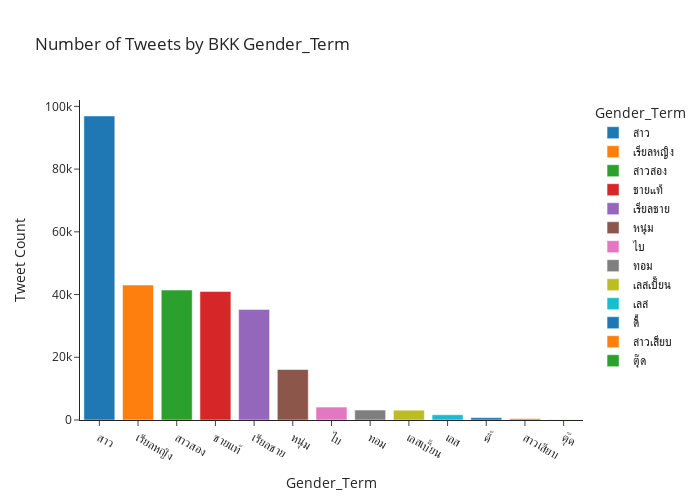
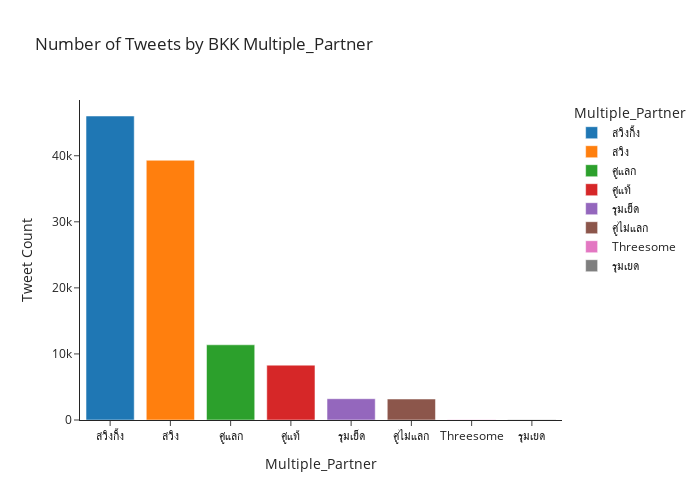
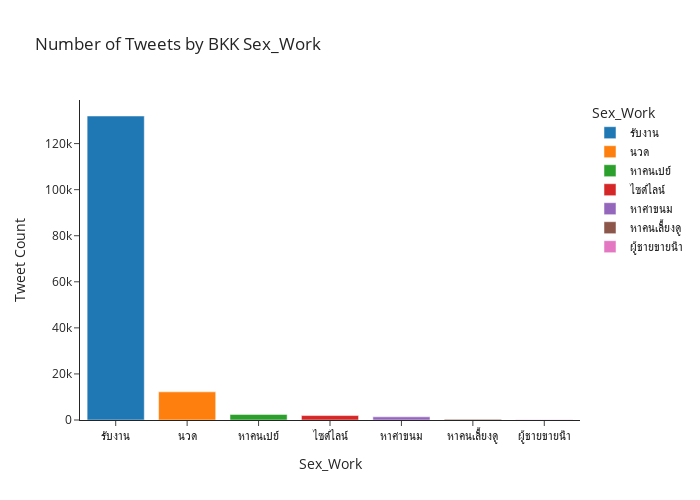
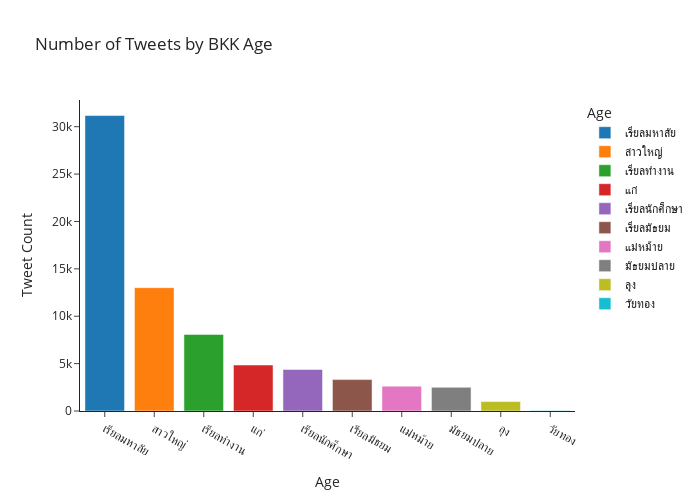

The cell these charts' notebook holds for them, in order:
### Code cell
for colname in target_col:
    plotting = count_plot_by_group(df_tweet_processed, colname)
    plotting.show()

### Figure 1 — Plotly figure (JSON) as saved in the notebook; plotly's stock layout.template omitted (floating-point values rounded to 4 significant figures)
{"data": [{"alignmentgroup": "True", "hovertemplate": "Gender_Term=%{x}<br>Tweet Count=%{y}<extra></extra>", "legendgroup": "สาว", "marker": {"color": "#1F77B4", "pattern": {"shape": ""}}, "name": "สาว", "offsetgroup": "สาว", "orientation": "v", "showlegend": true, "textposition": "auto", "type": "bar", "x": ["สาว"], "xaxis": "x", "y": [96931], "yaxis": "y"}, {"alignmentgroup": "True", "hovertemplate": "Gender_Term=%{x}<br>Tweet Count=%{y}<extra></extra>", "legendgroup": "เรียลหญิง", "marker": {"color": "#FF7F0E", "pattern": {"shape": ""}}, "name": "เรียลหญิง", "offsetgroup": "เรียลหญิง", "orientation": "v", "showlegend": true, "textposition": "auto", "type": "bar", "x": ["เรียลหญิง"], "xaxis": "x", "y": [43027], "yaxis": "y"}, {"alignmentgroup": "True", "hovertemplate": "Gender_Term=%{x}<br>Tweet Count=%{y}<extra></extra>", "legendgroup": "สาวสอง", "marker": {"color": "#2CA02C", "pattern": {"shape": ""}}, "name": "สาวสอง", "offsetgroup": "สาวสอง", "orientation": "v", "showlegend": true, "textposition": "auto", "type": "bar", "x": ["สาวสอง"], "xaxis": "x", "y": [41433], "yaxis": "y"}, {"alignmentgroup": "True", "hovertemplate": "Gender_Term=%{x}<br>Tweet Count=%{y}<extra></extra>", "legendgroup": "ชายแท้", "marker": {"color": "#D62728", "pattern": {"shape": ""}}, "name": "ชายแท้", "offsetgroup": "ชายแท้", "orientation": "v", "showlegend": true, "textposition": "auto", "type": "bar", "x": ["ชายแท้"], "xaxis": "x", "y": [40963], "yaxis": "y"}, {"alignmentgroup": "True", "hovertemplate": "Gender_Term=%{x}<br>Tweet Count=%{y}<extra></extra>", "legendgroup": "เรียลชาย", "marker": {"color": "#9467BD", "pattern": {"shape": ""}}, "name": "เรียลชาย", "offsetgroup": "เรียลชาย", "orientation": "v", "showlegend": true, "textposition": "auto", "type": "bar", "x": ["เรียลชาย"], "xaxis": "x", "y": [35252], "yaxis": "y"}, {"alignmentgroup": "True", "hovertemplate": "Gender_Term=%{x}<br>Tweet Count=%{y}<extra></extra>", "legendgroup": "หนุ่ม", "marker": {"color": "#8C564B", "pattern": {"shape": ""}}, "name": "หนุ่ม", "offsetgroup": "หนุ่ม", "orientation": "v", "showlegend": true, "textposition": "auto", "type": "bar", "x": ["หนุ่ม"], "xaxis": "x", "y": [16102], "yaxis": "y"}, {"alignmentgroup": "True", "hovertemplate": "Gender_Term=%{x}<br>Tweet Count=%{y}<extra></extra>", "legendgroup": "ไบ", "marker": {"color": "#E377C2", "pattern": {"shape": ""}}, "name": "ไบ", "offsetgroup": "ไบ", "orientation": "v", "showlegend": true, "textposition": "auto", "type": "bar", "x": ["ไบ"], "xaxis": "x", "y": [4131], "yaxis": "y"}, {"alignmentgroup": "True", "hovertemplate": "Gender_Term=%{x}<br>Tweet Count=%{y}<extra></extra>", "legendgroup": "ทอม", "marker": {"color": "#7F7F7F", "pattern": {"shape": ""}}, "name": "ทอม", "offsetgroup": "ทอม", "orientation": "v", "showlegend": true, "textposition": "auto", "type": "bar", "x": ["ทอม"], "xaxis": "x", "y": [3176], "yaxis": "y"}, {"alignmentgroup": "True", "hovertemplate": "Gender_Term=%{x}<br>Tweet Count=%{y}<extra></extra>", "legendgroup": "เลสเบี้ยน", "marker": {"color": "#BCBD22", "pattern": {"shape": ""}}, "name": "เลสเบี้ยน", "offsetgroup": "เลสเบี้ยน", "orientation": "v", "showlegend": true, "textposition": "auto", "type": "bar", "x": ["เลสเบี้ยน"], "xaxis": "x", "y": [3126], "yaxis": "y"}, {"alignmentgroup": "True", "hovertemplate": "Gender_Term=%{x}<br>Tweet Count=%{y}<extra></extra>", "legendgroup": "เลส", "marker": {"color": "#17BECF", "pattern": {"shape": ""}}, "name": "เลส", "offsetgroup": "เลส", "orientation": "v", "showlegend": true, "textposition": "auto", "type": "bar", "x": ["เลส"], "xaxis": "x", "y": [1670], "yaxis": "y"}, {"alignmentgroup": "True", "hovertemplate": "Gender_Term=%{x}<br>Tweet Count=%{y}<extra></extra>", "legendgroup": "ดี้", "marker": {"color": "#1F77B4", "pattern": {"shape": ""}}, "name": "ดี้", "offsetgroup": "ดี้", "orientation": "v", "showlegend": true, "textposition": "auto", "type": "bar", "x": ["ดี้"], "xaxis": "x", "y": [757], "yaxis": "y"}, {"alignmentgroup": "True", "hovertemplate": "Gender_Term=%{x}<br>Tweet Count=%{y}<extra></extra>", "legendgroup": "สาวเสียบ", "marker": {"color": "#FF7F0E", "pattern": {"shape": ""}}, "name": "สาวเสียบ", "offsetgroup": "สาวเสียบ", "orientation": "v", "showlegend": true, "textposition": "auto", "type": "bar", "x": ["สาวเสียบ"], "xaxis": "x", "y": [458], "yaxis": "y"}, {"alignmentgroup": "True", "hovertemplate": "Gender_Term=%{x}<br>Tweet Count=%{y}<extra></extra>", "legendgroup": "ตุ๊ด", "marker": {"color": "#2CA02C", "pattern": {"shape": ""}}, "name": "ตุ๊ด", "offsetgroup": "ตุ๊ด", "orientation": "v", "showlegend": true, "textposition": "auto", "type": "bar", "x": ["ตุ๊ด"], "xaxis": "x", "y": [52], "yaxis": "y"}], "layout": {"barmode": "relative", "height": 500, "legend": {"title": {"text": "Gender_Term"}, "tracegroupgap": 0}, "title": {"text": "Number of Tweets by BKK Gender_Term"}, "width": 700, "xaxis": {"anchor": "y", "categoryarray": ["สาว", "เรียลหญิง", "สาวสอง", "ชายแท้", "เรียลชาย", "หนุ่ม", "ไบ", "ทอม", "เลสเบี้ยน", "เลส", "ดี้", "สาวเสียบ", "ตุ๊ด"], "categoryorder": "array", "domain": [0, 1], "title": {"text": "Gender_Term"}}, "yaxis": {"anchor": "x", "domain": [0, 1], "title": {"text": "Tweet Count"}}}}

### Figure 2 — Plotly figure (JSON) as saved in the notebook; plotly's stock layout.template omitted (floating-point values rounded to 4 significant figures)
{"data": [{"alignmentgroup": "True", "hovertemplate": "Multiple_Partner=%{x}<br>Tweet Count=%{y}<extra></extra>", "legendgroup": "สวิงกิ้ง", "marker": {"color": "#1F77B4", "pattern": {"shape": ""}}, "name": "สวิงกิ้ง", "offsetgroup": "สวิงกิ้ง", "orientation": "v", "showlegend": true, "textposition": "auto", "type": "bar", "x": ["สวิงกิ้ง"], "xaxis": "x", "y": [46015], "yaxis": "y"}, {"alignmentgroup": "True", "hovertemplate": "Multiple_Partner=%{x}<br>Tweet Count=%{y}<extra></extra>", "legendgroup": "สวิง", "marker": {"color": "#FF7F0E", "pattern": {"shape": ""}}, "name": "สวิง", "offsetgroup": "สวิง", "orientation": "v", "showlegend": true, "textposition": "auto", "type": "bar", "x": ["สวิง"], "xaxis": "x", "y": [39316], "yaxis": "y"}, {"alignmentgroup": "True", "hovertemplate": "Multiple_Partner=%{x}<br>Tweet Count=%{y}<extra></extra>", "legendgroup": "คู่แลก", "marker": {"color": "#2CA02C", "pattern": {"shape": ""}}, "name": "คู่แลก", "offsetgroup": "คู่แลก", "orientation": "v", "showlegend": true, "textposition": "auto", "type": "bar", "x": ["คู่แลก"], "xaxis": "x", "y": [11381], "yaxis": "y"}, {"alignmentgroup": "True", "hovertemplate": "Multiple_Partner=%{x}<br>Tweet Count=%{y}<extra></extra>", "legendgroup": "คู่แท้", "marker": {"color": "#D62728", "pattern": {"shape": ""}}, "name": "คู่แท้", "offsetgroup": "คู่แท้", "orientation": "v", "showlegend": true, "textposition": "auto", "type": "bar", "x": ["คู่แท้"], "xaxis": "x", "y": [8302], "yaxis": "y"}, {"alignmentgroup": "True", "hovertemplate": "Multiple_Partner=%{x}<br>Tweet Count=%{y}<extra></extra>", "legendgroup": "รุมเย็ด", "marker": {"color": "#9467BD", "pattern": {"shape": ""}}, "name": "รุมเย็ด", "offsetgroup": "รุมเย็ด", "orientation": "v", "showlegend": true, "textposition": "auto", "type": "bar", "x": ["รุมเย็ด"], "xaxis": "x", "y": [3223], "yaxis": "y"}, {"alignmentgroup": "True", "hovertemplate": "Multiple_Partner=%{x}<br>Tweet Count=%{y}<extra></extra>", "legendgroup": "คู่ไม่แลก", "marker": {"color": "#8C564B", "pattern": {"shape": ""}}, "name": "คู่ไม่แลก", "offsetgroup": "คู่ไม่แลก", "orientation": "v", "showlegend": true, "textposition": "auto", "type": "bar", "x": ["คู่ไม่แลก"], "xaxis": "x", "y": [3174], "yaxis": "y"}, {"alignmentgroup": "True", "hovertemplate": "Multiple_Partner=%{x}<br>Tweet Count=%{y}<extra></extra>", "legendgroup": "Threesome", "marker": {"color": "#E377C2", "pattern": {"shape": ""}}, "name": "Threesome", "offsetgroup": "Threesome", "orientation": "v", "showlegend": true, "textposition": "auto", "type": "bar", "x": ["Threesome"], "xaxis": "x", "y": [26], "yaxis": "y"}, {"alignmentgroup": "True", "hovertemplate": "Multiple_Partner=%{x}<br>Tweet Count=%{y}<extra></extra>", "legendgroup": "รุมเยด", "marker": {"color": "#7F7F7F", "pattern": {"shape": ""}}, "name": "รุมเยด", "offsetgroup": "รุมเยด", "orientation": "v", "showlegend": true, "textposition": "auto", "type": "bar", "x": ["รุมเยด"], "xaxis": "x", "y": [22], "yaxis": "y"}], "layout": {"barmode": "relative", "height": 500, "legend": {"title": {"text": "Multiple_Partner"}, "tracegroupgap": 0}, "title": {"text": "Number of Tweets by BKK Multiple_Partner"}, "width": 700, "xaxis": {"anchor": "y", "categoryarray": ["สวิงกิ้ง", "สวิง", "คู่แลก", "คู่แท้", "รุมเย็ด", "คู่ไม่แลก", "Threesome", "รุมเยด"], "categoryorder": "array", "domain": [0, 1], "title": {"text": "Multiple_Partner"}}, "yaxis": {"anchor": "x", "domain": [0, 1], "title": {"text": "Tweet Count"}}}}

### Figure 3 — Plotly figure (JSON) as saved in the notebook; plotly's stock layout.template omitted (floating-point values rounded to 4 significant figures)
{"data": [{"alignmentgroup": "True", "hovertemplate": "Sex_Work=%{x}<br>Tweet Count=%{y}<extra></extra>", "legendgroup": "รับงาน", "marker": {"color": "#1F77B4", "pattern": {"shape": ""}}, "name": "รับงาน", "offsetgroup": "รับงาน", "orientation": "v", "showlegend": true, "textposition": "auto", "type": "bar", "x": ["รับงาน"], "xaxis": "x", "y": [131976], "yaxis": "y"}, {"alignmentgroup": "True", "hovertemplate": "Sex_Work=%{x}<br>Tweet Count=%{y}<extra></extra>", "legendgroup": "นวด", "marker": {"color": "#FF7F0E", "pattern": {"shape": ""}}, "name": "นวด", "offsetgroup": "นวด", "orientation": "v", "showlegend": true, "textposition": "auto", "type": "bar", "x": ["นวด"], "xaxis": "x", "y": [12222], "yaxis": "y"}, {"alignmentgroup": "True", "hovertemplate": "Sex_Work=%{x}<br>Tweet Count=%{y}<extra></extra>", "legendgroup": "หาคนเปย์", "marker": {"color": "#2CA02C", "pattern": {"shape": ""}}, "name": "หาคนเปย์", "offsetgroup": "หาคนเปย์", "orientation": "v", "showlegend": true, "textposition": "auto", "type": "bar", "x": ["หาคนเปย์"], "xaxis": "x", "y": [2422], "yaxis": "y"}, {"alignmentgroup": "True", "hovertemplate": "Sex_Work=%{x}<br>Tweet Count=%{y}<extra></extra>", "legendgroup": "ไซด์ไลน์", "marker": {"color": "#D62728", "pattern": {"shape": ""}}, "name": "ไซด์ไลน์", "offsetgroup": "ไซด์ไลน์", "orientation": "v", "showlegend": true, "textposition": "auto", "type": "bar", "x": ["ไซด์ไลน์"], "xaxis": "x", "y": [1930], "yaxis": "y"}, {"alignmentgroup": "True", "hovertemplate": "Sex_Work=%{x}<br>Tweet Count=%{y}<extra></extra>", "legendgroup": "หาค่าขนม", "marker": {"color": "#9467BD", "pattern": {"shape": ""}}, "name": "หาค่าขนม", "offsetgroup": "หาค่าขนม", "orientation": "v", "showlegend": true, "textposition": "auto", "type": "bar", "x": ["หาค่าขนม"], "xaxis": "x", "y": [1369], "yaxis": "y"}, {"alignmentgroup": "True", "hovertemplate": "Sex_Work=%{x}<br>Tweet Count=%{y}<extra></extra>", "legendgroup": "หาคนเลี้ยงดู", "marker": {"color": "#8C564B", "pattern": {"shape": ""}}, "name": "หาคนเลี้ยงดู", "offsetgroup": "หาคนเลี้ยงดู", "orientation": "v", "showlegend": true, "textposition": "auto", "type": "bar", "x": ["หาคนเลี้ยงดู"], "xaxis": "x", "y": [349], "yaxis": "y"}, {"alignmentgroup": "True", "hovertemplate": "Sex_Work=%{x}<br>Tweet Count=%{y}<extra></extra>", "legendgroup": "ผู้ชายขายน้ํา", "marker": {"color": "#E377C2", "pattern": {"shape": ""}}, "name": "ผู้ชายขายน้ํา", "offsetgroup": "ผู้ชายขายน้ํา", "orientation": "v", "showlegend": true, "textposition": "auto", "type": "bar", "x": ["ผู้ชายขายน้ํา"], "xaxis": "x", "y": [67], "yaxis": "y"}], "layout": {"barmode": "relative", "height": 500, "legend": {"title": {"text": "Sex_Work"}, "tracegroupgap": 0}, "title": {"text": "Number of Tweets by BKK Sex_Work"}, "width": 700, "xaxis": {"anchor": "y", "categoryarray": ["รับงาน", "นวด", "หาคนเปย์", "ไซด์ไลน์", "หาค่าขนม", "หาคนเลี้ยงดู", "ผู้ชายขายน้ํา"], "categoryorder": "array", "domain": [0, 1], "title": {"text": "Sex_Work"}}, "yaxis": {"anchor": "x", "domain": [0, 1], "title": {"text": "Tweet Count"}}}}

### Figure 4 — Plotly figure (JSON) as saved in the notebook; plotly's stock layout.template omitted (floating-point values rounded to 4 significant figures)
{"data": [{"alignmentgroup": "True", "hovertemplate": "Age=%{x}<br>Tweet Count=%{y}<extra></extra>", "legendgroup": "เรียลมหาลัย", "marker": {"color": "#1F77B4", "pattern": {"shape": ""}}, "name": "เรียลมหาลัย", "offsetgroup": "เรียลมหาลัย", "orientation": "v", "showlegend": true, "textposition": "auto", "type": "bar", "x": ["เรียลมหาลัย"], "xaxis": "x", "y": [31176], "yaxis": "y"}, {"alignmentgroup": "True", "hovertemplate": "Age=%{x}<br>Tweet Count=%{y}<extra></extra>", "legendgroup": "สาวใหญ่", "marker": {"color": "#FF7F0E", "pattern": {"shape": ""}}, "name": "สาวใหญ่", "offsetgroup": "สาวใหญ่", "orientation": "v", "showlegend": true, "textposition": "auto", "type": "bar", "x": ["สาวใหญ่"], "xaxis": "x", "y": [13017], "yaxis": "y"}, {"alignmentgroup": "True", "hovertemplate": "Age=%{x}<br>Tweet Count=%{y}<extra></extra>", "legendgroup": "เรียลทำงาน", "marker": {"color": "#2CA02C", "pattern": {"shape": ""}}, "name": "เรียลทำงาน", "offsetgroup": "เรียลทำงาน", "orientation": "v", "showlegend": true, "textposition": "auto", "type": "bar", "x": ["เรียลทำงาน"], "xaxis": "x", "y": [8079], "yaxis": "y"}, {"alignmentgroup": "True", "hovertemplate": "Age=%{x}<br>Tweet Count=%{y}<extra></extra>", "legendgroup": "แก่", "marker": {"color": "#D62728", "pattern": {"shape": ""}}, "name": "แก่", "offsetgroup": "แก่", "orientation": "v", "showlegend": true, "textposition": "auto", "type": "bar", "x": ["แก่"], "xaxis": "x", "y": [4854], "yaxis": "y"}, {"alignmentgroup": "True", "hovertemplate": "Age=%{x}<br>Tweet Count=%{y}<extra></extra>", "legendgroup": "เรียลนักศึกษา", "marker": {"color": "#9467BD", "pattern": {"shape": ""}}, "name": "เรียลนักศึกษา", "offsetgroup": "เรียลนักศึกษา", "orientation": "v", "showlegend": true, "textposition": "auto", "type": "bar", "x": ["เรียลนักศึกษา"], "xaxis": "x", "y": [4389], "yaxis": "y"}, {"alignmentgroup": "True", "hovertemplate": "Age=%{x}<br>Tweet Count=%{y}<extra></extra>", "legendgroup": "เรียลมัธยม", "marker": {"color": "#8C564B", "pattern": {"shape": ""}}, "name": "เรียลมัธยม", "offsetgroup": "เรียลมัธยม", "orientation": "v", "showlegend": true, "textposition": "auto", "type": "bar", "x": ["เรียลมัธยม"], "xaxis": "x", "y": [3315], "yaxis": "y"}, {"alignmentgroup": "True", "hovertemplate": "Age=%{x}<br>Tweet Count=%{y}<extra></extra>", "legendgroup": "แม่หม้าย", "marker": {"color": "#E377C2", "pattern": {"shape": ""}}, "name": "แม่หม้าย", "offsetgroup": "แม่หม้าย", "orientation": "v", "showlegend": true, "textposition": "auto", "type": "bar", "x": ["แม่หม้าย"], "xaxis": "x", "y": [2623], "yaxis": "y"}, {"alignmentgroup": "True", "hovertemplate": "Age=%{x}<br>Tweet Count=%{y}<extra></extra>", "legendgroup": "มัธยมปลาย", "marker": {"color": "#7F7F7F", "pattern": {"shape": ""}}, "name": "มัธยมปลาย", "offsetgroup": "มัธยมปลาย", "orientation": "v", "showlegend": true, "textposition": "auto", "type": "bar", "x": ["มัธยมปลาย"], "xaxis": "x", "y": [2503], "yaxis": "y"}, {"alignmentgroup": "True", "hovertemplate": "Age=%{x}<br>Tweet Count=%{y}<extra></extra>", "legendgroup": "ลุง", "marker": {"color": "#BCBD22", "pattern": {"shape": ""}}, "name": "ลุง", "offsetgroup": "ลุง", "orientation": "v", "showlegend": true, "textposition": "auto", "type": "bar", "x": ["ลุง"], "xaxis": "x", "y": [995], "yaxis": "y"}, {"alignmentgroup": "True", "hovertemplate": "Age=%{x}<br>Tweet Count=%{y}<extra></extra>", "legendgroup": "วัยทอง", "marker": {"color": "#17BECF", "pattern": {"shape": ""}}, "name": "วัยทอง", "offsetgroup": "วัยทอง", "orientation": "v", "showlegend": true, "textposition": "auto", "type": "bar", "x": ["วัยทอง"], "xaxis": "x", "y": [49], "yaxis": "y"}], "layout": {"barmode": "relative", "height": 500, "legend": {"title": {"text": "Age"}, "tracegroupgap": 0}, "title": {"text": "Number of Tweets by BKK Age"}, "width": 700, "xaxis": {"anchor": "y", "categoryarray": ["เรียลมหาลัย", "สาวใหญ่", "เรียลทำงาน", "แก่", "เรียลนักศึกษา", "เรียลมัธยม", "แม่หม้าย", "มัธยมปลาย", "ลุง", "วัยทอง"], "categoryorder": "array", "domain": [0, 1], "title": {"text": "Age"}}, "yaxis": {"anchor": "x", "domain": [0, 1], "title": {"text": "Tweet Count"}}}}
